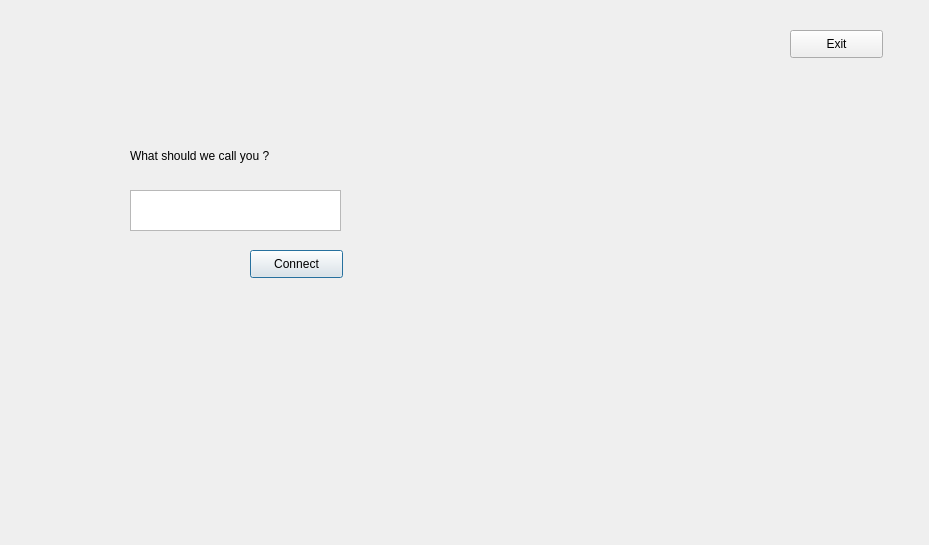
<?xml version="1.0" encoding="UTF-8"?>
<ui version="4.0">
 <class>Dialog</class>
 <widget class="QDialog" name="Dialog">
  <property name="geometry">
   <rect>
    <x>0</x>
    <y>0</y>
    <width>929</width>
    <height>545</height>
   </rect>
  </property>
  <property name="windowTitle">
   <string>Dialog</string>
  </property>
  <widget class="QTextEdit" name="textEdit">
   <property name="geometry">
    <rect>
     <x>130</x>
     <y>190</y>
     <width>211</width>
     <height>41</height>
    </rect>
   </property>
  </widget>
  <widget class="QPushButton" name="pushButton">
   <property name="geometry">
    <rect>
     <x>250</x>
     <y>250</y>
     <width>93</width>
     <height>28</height>
    </rect>
   </property>
   <property name="text">
    <string>Connect</string>
   </property>
  </widget>
  <widget class="QPushButton" name="pushButton_2">
   <property name="geometry">
    <rect>
     <x>790</x>
     <y>30</y>
     <width>93</width>
     <height>28</height>
    </rect>
   </property>
   <property name="text">
    <string>Exit</string>
   </property>
  </widget>
  <widget class="QLabel" name="label">
   <property name="geometry">
    <rect>
     <x>130</x>
     <y>130</y>
     <width>191</width>
     <height>51</height>
    </rect>
   </property>
   <property name="text">
    <string>What should we call you ?</string>
   </property>
  </widget>
 </widget>
 <resources/>
 <connections/>
</ui>
